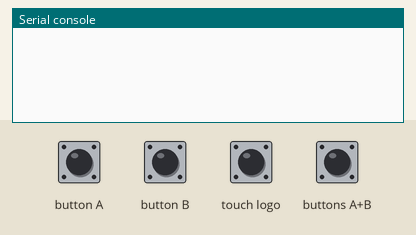
Simulated run of this program. Board: BBC micro:bit (MakeCode). On the bench: the last lines printed to the serial console. The test bench sets the inputs (shaded band). No radio messages arrive unless stated (any console line starting 'radio sent:' is added by the test bench).

Above: at 1.2 s.
1.3 s: button A pressed for 0.15 s
At 2.6 s:
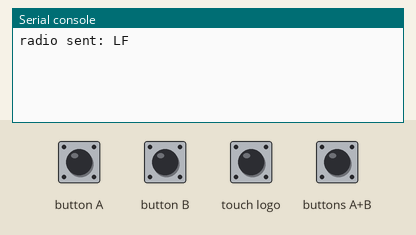
2.9 s: button B pressed for 0.15 s
At 4.1 s:
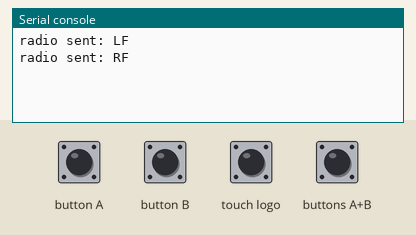
4.5 s: touch logo pressed for 0.15 s
At 5.3 s:
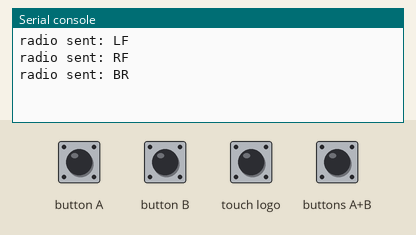
6.1 s: buttons A+B pressed for 0.15 s
At 7.7 s:
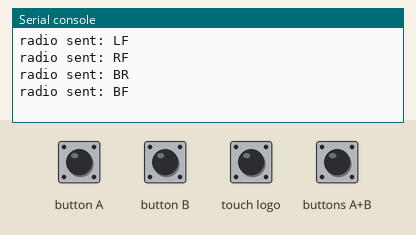

Measured:
- after the input at 1.3 s, the serial console: prints a new line after 0.15 s (image 1)
- after the input at 2.9 s, the serial console: prints a new line after 0.15 s (image 2)
- after the input at 4.5 s, the serial console: prints a new line after 0.15 s (image 3)
- after the input at 6.1 s, the serial console: prints a new line after 0.15 s (image 4)

The program:

main.ts
```typescript
input.onButtonPressed(Button.A, function () {
    radio.sendString("LF")
})
input.onLogoEvent(TouchButtonEvent.Pressed, function () {
    radio.sendString("BR")
})
input.onButtonPressed(Button.AB, function () {
    radio.sendString("BF")
})
input.onButtonPressed(Button.B, function () {
    radio.sendString("RF")
})
radio.setGroup(1)
```

test.ts
```typescript
// Tady jsou testy. Při použití tohoto balíčku jako rozšíření nebude zkompilováno.
```
